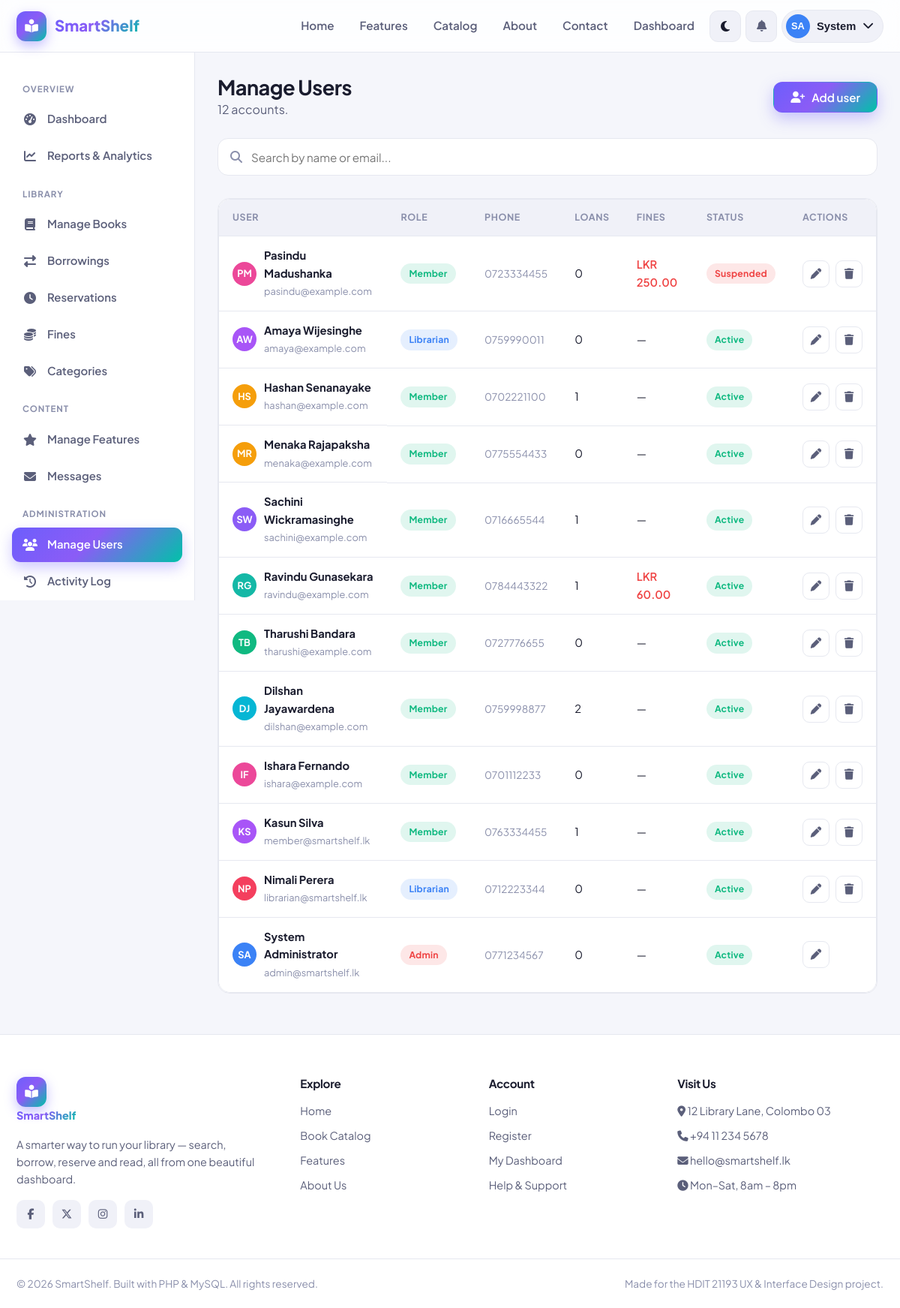
Page /manage_user.php (signed in) on the committed database.
### tables this page shows
CREATE TABLE `users` (
  `user_id`     INT(11) NOT NULL AUTO_INCREMENT,
  `fullname`    VARCHAR(120) NOT NULL,
  `email`       VARCHAR(150) NOT NULL,
  `password`    VARCHAR(255) NOT NULL,
  `role`        ENUM('admin','librarian','member') NOT NULL DEFAULT 'member',
  `phone`       VARCHAR(20) DEFAULT NULL,
  `address`     VARCHAR(255) DEFAULT NULL,
  `avatar`      VARCHAR(255) DEFAULT NULL,
  `status`      ENUM('active','suspended') NOT NULL DEFAULT 'active',
  `created_at`  TIMESTAMP NOT NULL DEFAULT CURRENT_TIMESTAMP,
  PRIMARY KEY (`user_id`),
  UNIQUE KEY `email` (`email`)
);

### functions.php (called while the page is built, shortened)
<?php
require_once __DIR__ . '/config.php';
function clean($value)
{
    return trim(stripslashes($value ?? ''));
}
function e($value)
{
    return htmlspecialchars($value ?? '', ENT_QUOTES, 'UTF-8');
}
function db_select($sql, $types = '', $params = [])
{
    global $conn;
    $stmt = $conn->prepare($sql);
    if ($types) {
        $stmt->bind_param($types, ...$params);
    }
    $stmt->execute();
    $result = $stmt->get_result();
    $rows = $result ? $result->fetch_all(MYSQLI_ASSOC) : [];
    return $rows;
}
function money($amount)
{
    return CURRENCY . ' ' . number_format((float) $amount, 2);
}
function initials($name)
{
    $parts = preg_split('/\s+/', trim($name));
    $first = $parts[0][0] ?? 'U';
    $last  = count($parts) > 1 ? $parts[count($parts) - 1][0] : '';
    return strtoupper($first . $last);
}
function color_from_string($str)
{
    $colors = ['#6366f1', '#8b5cf6', '#ec4899', '#f43f5e', '#f59e0b',
               '#10b981', '#06b6d4', '#3b82f6', '#14b8a6', '#a855f7'];
    return $colors[abs(crc32($str)) % count($colors)];
}

### manage_user.php (the view, shortened to what this page needs)
<?php
require_once __DIR__ . '/../includes/functions.php';
$q = clean($_GET['q'] ?? '');
$sql = "SELECT u.*,
          (SELECT COUNT(*) FROM borrowings b WHERE b.user_id=u.user_id AND b.return_date IS NULL) AS active_loans,
          (SELECT COALESCE(SUM(amount),0) FROM fines f WHERE f.user_id=u.user_id AND f.status='unpaid') AS fines
        FROM users u";
$types=''; $params=[];
$sql .= " ORDER BY u.user_id DESC";
$users = db_select($sql, $types, $params);
$roleBadge = ['admin'=>'badge-red','librarian'=>'badge-blue','member'=>'badge-green'];
require_once __DIR__ . '/../includes/header.php';
?>
<div class="dash">
    <?php require_once __DIR__ . '/../includes/admin_sidebar.php'; ?>
    <div class="dash-main">
        <div class="dash-header">
            <div><h1>Manage Users</h1><p class="text-soft"><?= count($users) ?> accounts.</p></div>
            <a href="<?= BASE_URL ?>admin/add_user.php" class="btn btn-primary"><i class="fa-solid fa-user-plus"></i> Add user</a>
        </div>
        <form method="get" class="search-bar mb-3">
            <i class="fa-solid fa-magnifying-glass"></i>
            <input type="search" name="q" value="<?= e($q) ?>" placeholder="Search by name or email...">
        </form>
        <div class="panel">
            <div class="table-wrap">
                <table class="data">
                    <thead><tr><th>User</th><th>Role</th><th>Phone</th><th>Loans</th><th>Fines</th><th>Status</th><th>Actions</th></tr></thead>
                    <tbody>
                    <?php foreach ($users as $u): ?>
                        <tr>
                            <td class="flex items-center gap-1">
                                <span class="avatar-sm" style="background:<?= color_from_string($u['fullname']) ?>"><?= e(initials($u['fullname'])) ?></span>
                                <div><strong><?= e($u['fullname']) ?></strong><br><span class="text-mute" style="font-size:.8rem"><?= e($u['email']) ?></span></div>
                            </td>
                            <td><span class="badge <?= $roleBadge[$u['role']] ?>"><?= e(ucfirst($u['role'])) ?></span></td>
                            <td class="text-mute" style="font-size:.85rem"><?= e($u['phone'] ?: '—') ?></td>
                            <td><?= (int)$u['active_loans'] ?></td>
                            <td><?= $u['fines'] > 0 ? '<span style="color:var(--red);font-weight:600">' . money($u['fines']) . '</span>' : '—' ?></td>
                            <td><span class="badge <?= $u['status']==='active'?'badge-green':'badge-red' ?>"><?= e(ucfirst($u['status'])) ?></span></td>
                            <td>
                                <div class="table-actions">
                                    <a href="<?= BASE_URL ?>admin/edit_user.php?id=<?= $u['user_id'] ?>" class="icon-btn" title="Edit"><i class="fa-solid fa-pen"></i></a>
                                    <?php if ($u['user_id'] != $_SESSION['user_id']): ?>
                                        <form method="post" action="<?= BASE_URL ?>admin/delete_user.php" style="display:inline">
                                            <button type="submit" class="icon-btn danger" title="Delete" data-confirm="Delete &quot;<?= e(addslashes($u['fullname'])) ?>&quot; and all their records?"><i class="fa-solid fa-trash"></i></button>
                                        </form>
                                    <?php endif; ?>
                                </div>
                            </td>
                        </tr>
                    <?php endforeach; ?>
                    </tbody>
                </table>
            </div>
        </div>
    </div>
</div>
<?php require_once __DIR__ . '/../includes/footer.php'; ?>

### rows in the picture
users: fullname "PM", fullname "Pasindu Madushanka", email "pasindu@example.com", role "Member", phone "0723334455", active_loans "0", fines "LKR 250.00", status "Suspended"
users: fullname "AW", fullname "Amaya Wijesinghe", email "amaya@example.com", role "Librarian", phone "0759990011", active_loans "0", status "Active"
users: fullname "HS", fullname "Hashan Senanayake", email "hashan@example.com", role "Member", phone "0702221100", active_loans "1", status "Active"
users: fullname "MR", fullname "Menaka Rajapaksha", email "menaka@example.com", role "Member", phone "0775554433", active_loans "0", status "Active"
users: fullname "SW", fullname "Sachini Wickramasinghe", email "sachini@example.com", role "Member", phone "0716665544", active_loans "1", status "Active"
users: fullname "RG", fullname "Ravindu Gunasekara", email "ravindu@example.com", role "Member", phone "0784443322", active_loans "1", fines "LKR 60.00", status "Active"
users: fullname "TB", fullname "Tharushi Bandara", email "tharushi@example.com", role "Member", phone "0727776655", active_loans "0", status "Active"
users: fullname "DJ", fullname "Dilshan Jayawardena", email "dilshan@example.com", role "Member", phone "0759998877", active_loans "2", status "Active"
users: fullname "IF", fullname "Ishara Fernando", email "ishara@example.com", role "Member", phone "0701112233", active_loans "0", status "Active"
users: fullname "KS", fullname "Kasun Silva", email "member@smartshelf.lk", role "Member", phone "0763334455", active_loans "1", status "Active"
users: fullname "NP", fullname "Nimali Perera", email "librarian@smartshelf.lk", role "Librarian", phone "0712223344", active_loans "0", status "Active"
users: fullname "SA", fullname "System Administrator", email "admin@smartshelf.lk", role "Admin", phone "0771234567", active_loans "0", status "Active"

### other values in the picture
SITE_NAME "SmartShelf"
initials($_SESSION['fullname']) "SA"
explode(' ', $_SESSION['fullname'])[0] "System"
count($users) "12"
